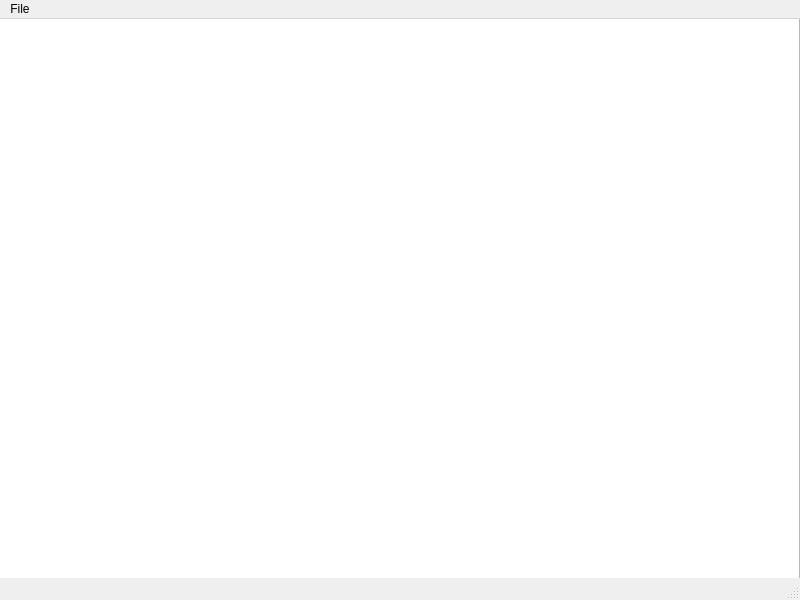
<?xml version="1.0" encoding="UTF-8"?>
<ui version="4.0">
 <class>MainWindow</class>
 <widget class="QMainWindow" name="MainWindow">
  <property name="geometry">
   <rect>
    <x>0</x>
    <y>0</y>
    <width>800</width>
    <height>600</height>
   </rect>
  </property>
  <property name="windowTitle">
   <string>MainWindow</string>
  </property>
  <widget class="QWidget" name="centralwidget">
   <widget class="QWidget" name="verticalLayoutWidget">
    <property name="geometry">
     <rect>
      <x>-1</x>
      <y>-1</y>
      <width>801</width>
      <height>571</height>
     </rect>
    </property>
    <layout class="QVBoxLayout" name="verticalLayout">
     <item>
      <widget class="QTextBrowser" name="xmlViewer"/>
     </item>
    </layout>
   </widget>
  </widget>
  <widget class="QMenuBar" name="menubar">
   <property name="geometry">
    <rect>
     <x>0</x>
     <y>0</y>
     <width>800</width>
     <height>21</height>
    </rect>
   </property>
   <widget class="QMenu" name="menuFile">
    <property name="title">
     <string>File</string>
    </property>
    <addaction name="actionOpen"/>
   </widget>
   <addaction name="menuFile"/>
  </widget>
  <widget class="QStatusBar" name="statusbar"/>
  <action name="actionOpen">
   <property name="text">
    <string>Open</string>
   </property>
  </action>
 </widget>
 <resources/>
 <connections/>
</ui>
